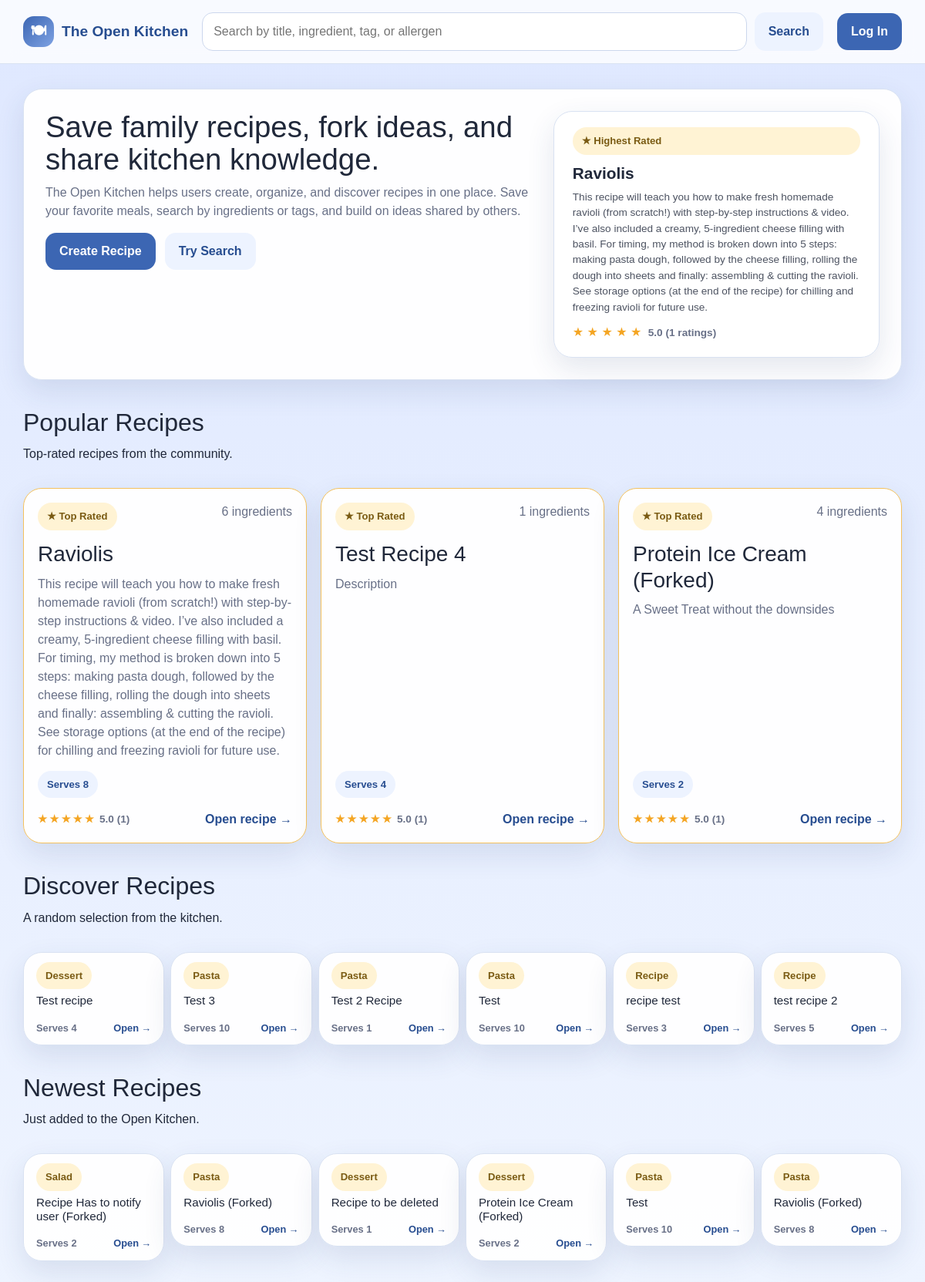
The page / on the database its author committed.
### app/models.py (models this page shows, shortened)
class Recipe(db.Model):
    __tablename__ = 'recipes'
    id = db.Column(db.Integer, primary_key=True)
    authorID = db.Column(db.Integer, db.ForeignKey('users.id'), nullable=False)
    title = db.Column(db.String(150), nullable=False)
    description = db.Column(db.Text, nullable=True)
    instructions = db.Column(db.Text, nullable=False)
    forkedFrom = db.Column(db.Integer, db.ForeignKey('recipes.id'), nullable=True)
    baseServings = db.Column(db.Integer, nullable=False)
    prepTime = db.Column(db.Integer, nullable=True)
    cookTime = db.Column(db.Integer, nullable=True)
    dateCreated = db.Column(db.DateTime, nullable=False, default=datetime.now)
    ingredients = db.relationship('Ingredient', backref='recipe', lazy=True, cascade='all, delete-orphan')
    categories = db.relationship('RecipeCategory', backref='recipe', lazy=True, cascade='all, delete-orphan')
    dietary_tags = db.relationship('RecipeDietaryTag', backref='recipe', lazy=True, cascade='all, delete-orphan')
    allergens = db.relationship('RecipeAllergen', backref='recipe', lazy=True, cascade='all, delete-orphan')

class Category(db.Model):
    __tablename__ = 'categories'
    id = db.Column(db.Integer, primary_key=True)
    name = db.Column(db.String(32), unique=True, nullable=False)

### app/routes.py (the view, shortened to what this page needs)
@app.route('/')
def dashboard():
    user = get_current_user()
    if user and user.role == 'curator':
        return redirect(url_for('curator_dashboard'))
    rated_subq = (
        db.session.query(Rating.recipeID, func.avg(Rating.stars).label('avg'), func.count(Rating.id).label('cnt'))
        .group_by(Rating.recipeID)
        .subquery()
    )
    top_recipe_obj = (
        db.session.query(Recipe)
        .join(rated_subq, Recipe.id == rated_subq.c.recipeID)
        .order_by(rated_subq.c.avg.desc(), rated_subq.c.cnt.desc())
        .first()
    )
    top_recipe = _recipe_card_data(top_recipe_obj) if top_recipe_obj else None
    popular_recipes = (
        db.session.query(Recipe)
        .join(rated_subq, Recipe.id == rated_subq.c.recipeID)
        .order_by(rated_subq.c.avg.desc(), rated_subq.c.cnt.desc())
        .limit(3)
        .all()
    )
    popular = [_recipe_card_data(r) for r in popular_recipes]
    all_recipes = Recipe.query.all()
    import random
    random_sample = random.sample(all_recipes, min(6, len(all_recipes)))
    random_recipes = [_recipe_card_data(r) for r in random_sample]
    newest_recipes = Recipe.query.order_by(Recipe.dateCreated.desc()).limit(6).all()
    newest = [_recipe_card_data(r) for r in newest_recipes]
    saved_recipes = []
    stats = {
        'recipes': Recipe.query.count(),
        'categories': Category.query.count(),
        'tags': DietaryTag.query.count(),
        'allergens': Allergen.query.count(),
    }
    return render_template('dashboard.html',
                           user=user,
                           top_recipe=top_recipe,
                           popular=popular,
                           random_recipes=random_recipes,
                           newest=newest,
                           saved_recipes=saved_recipes,
                           stats=stats)

### app/routes.py (called while the page is built)
def get_current_user():
    if 'user_id' in session:
        return User.query.get(session['user_id'])
    return None

def current_user_id():
    return session.get('user_id')

def _get_avg_rating(recipe_id):
    result = db.session.query(func.avg(Rating.stars), func.count(Rating.id)).filter_by(recipeID=recipe_id).one()
    avg = round(result[0], 1) if result[0] else None
    count = result[1]
    return avg, count

def _recipe_card_data(recipe):
    ingredient_count = Ingredient.query.filter_by(recipeID=recipe.id).count()
    category_links = RecipeCategory.query.filter_by(recipeID=recipe.id).all()
    category_names = [rc.category.name for rc in category_links if rc.category]
    avg_rating, rating_count = _get_avg_rating(recipe.id)
    return {
        'recipe': recipe,
        'ingredient_count': ingredient_count,
        'category_names': category_names,
        'avg_rating': avg_rating,
        'rating_count': rating_count,
    }

def _get_notifications():
    uid = current_user_id()
    if uid is None:
        return []
    return Notification.query.filter_by(userID=uid).order_by(Notification.dateCreated.desc()).all()

@app.context_processor
def inject_notifications():
    notifications = _get_notifications()
    has_unread = any(not n.isRead for n in notifications)
    return dict(notifications=notifications, has_unread=has_unread)

### app/templates/dashboard.html (shortened to what this page needs)
{% extends "base.html" %}
{% block content %}
<section class="hero-card">
    <div>
        <h1>Save family recipes, fork ideas, and share kitchen knowledge.</h1>
        <p class="hero-copy">
            The Open Kitchen helps users create, organize, and discover recipes in one place.
            Save your favorite meals, search by ingredients or tags, and build on ideas shared by others.
        </p>
        <div class="hero-actions">
            <a href="{{ url_for('create_recipe') }}" class="btn btn-primary">Create Recipe</a>
            <a href="{{ url_for('search', q='pasta') }}" class="btn btn-secondary">Try Search</a>
        </div>
    </div>
    {% if top_recipe %}
    <div class="stats-panel" style="display:flex; gap: 1rem; align-items:stretch;">
        <a href="{{ url_for('view_recipe', recipe_id=top_recipe.recipe.id) }}" style="text-decoration:none; color:inherit; flex: 3;">
            <div class="stat-card" style="height:100%; text-align:left; padding: 1.25rem 1.5rem; display:flex; flex-direction:column; justify-content:center;">
                <span class="mini-pill popular-badge" style="margin-bottom: 8px; display:inline-block;">★ Highest Rated</span>
                <div style="font-size: 1.3rem; font-weight: 700; margin-bottom: 6px;">{{ top_recipe.recipe.title }}</div>
                <div style="font-size: .85rem; opacity: .8; margin-bottom: 10px;">{{ top_recipe.recipe.description or 'A top-rated Open Kitchen recipe.' }}</div>
                <div>
                    {% for i in range(1, 6) %}
                    <span class="{% if i <= top_recipe.avg_rating|round(0,'floor')|int %}star-on{% else %}star-off{% endif %}">★</span>
                    {% endfor %}
                    <span class="rating-score" style="font-size:.85rem;">{{ top_recipe.avg_rating }} ({{ top_recipe.rating_count }} ratings)</span>
                </div>
            </div>
        </a>
    </div>
    {% endif %}
</section>
{% if popular %}
<section class="section-head" style="margin-top: 36px;">
    <div>
        <h2>Popular Recipes</h2>
        <p>Top-rated recipes from the community.</p>
    </div>
</section>
<div class="card-grid" style="align-items:stretch;">
    {% for item in popular %}
    <div class="recipe-card-wrap" style="display:flex; height:100%;">
        <a href="{{ url_for('view_recipe', recipe_id=item.recipe.id) }}" class="recipe-card-link" style="display:flex; flex:1;">
            <article class="recipe-card popular-card" style="display:flex; flex-direction:column; width:100%; height:100%;">
                <div class="recipe-card-top">
                    <span class="mini-pill popular-badge">★ Top Rated</span>
                    <span class="muted-small">{{ item.ingredient_count }} ingredients</span>
                </div>
                <h3>{{ item.recipe.title }}</h3>
                <p style="flex-grow:1;">{{ item.recipe.description or 'A top-rated Open Kitchen recipe.' }}</p>
                <div class="pill-row">
                    <span class="pill">Serves {{ item.recipe.baseServings }}</span>
                </div>
                <div class="recipe-card-footer">
                    <span class="card-stars">
                        {% for i in range(1, 6) %}<span class="{% if i <= item.avg_rating|round(0,'floor')|int %}star-on{% else %}star-off{% endif %}">★</span>{% endfor %}
                        <span class="rating-score">{{ item.avg_rating }} ({{ item.rating_count }})</span>
                    </span>
                    <span>Open recipe →</span>
                </div>
            </article>
        </a>
    </div>
    {% endfor %}
</div>
{% endif %}
{% if random_recipes %}
<section class="section-head" style="margin-top: 36px;">
    <div>
        <h2>Discover Recipes</h2>
        <p>A random selection from the kitchen.</p>
    </div>
</section>
<div class="row g-2">
    {% for item in random_recipes %}
    <div class="col-md-4 col-lg-2">
        <div class="recipe-card-wrap">
            <a href="{{ url_for('view_recipe', recipe_id=item.recipe.id) }}" class="recipe-card-link">
                <article class="recipe-card" style="padding: .75rem 1rem;">
                    <div class="recipe-card-top">
                        <span class="mini-pill">{{ item.category_names[0] if item.category_names else 'Recipe' }}</span>
                    </div>
                    <h3 style="font-size: .95rem; margin: 6px 0;">{{ item.recipe.title }}</h3>
                    <div class="recipe-card-footer" style="font-size: .8rem;">
                        <span class="muted-small">Serves {{ item.recipe.baseServings }}</span>
                        <span>Open →</span>
                    </div>
                </article>
            </a>
        </div>
    </div>
    {% endfor %}
</div>
{% endif %}
{% if newest %}
<section class="section-head" style="margin-top: 36px;">
    <div>
        <h2>Newest Recipes</h2>
        <p>Just added to the Open Kitchen.</p>
    </div>
</section>
<div class="row g-2">
    {% for item in newest %}
    <div class="col-md-4 col-lg-2">
        <div class="recipe-card-wrap">
            <a href="{{ url_for('view_recipe', recipe_id=item.recipe.id) }}" class="recipe-card-link">
                <article class="recipe-card" style="padding: .75rem 1rem;">
                    <div class="recipe-card-top">
                        <span class="mini-pill">{{ item.category_names[0] if item.category_names else 'Recipe' }}</span>
                    </div>
                    <h3 style="font-size: .95rem; margin: 6px 0;">{{ item.recipe.title }}</h3>
                    <div class="recipe-card-footer" style="font-size: .8rem;">
                        <span class="muted-small">Serves {{ item.recipe.baseServings }}</span>
                        <span>Open →</span>
                    </div>
                </article>
            </a>
        </div>
    </div>
    {% endfor %}
</div>
{% endif %}
{% endblock %}

### app/static/style.css (style rules this page uses)
:root { --bg-top: #dfe8ff; --bg-bottom: #eef4ff; --surface: rgba(255, 255, 255, 0.96); --surface-strong: #ffffff; --primary: #3c66b3; --primary-dark: #274d90; --accent: #f4c15d; --text: #20283a; --muted: #687087; --line: #d9e2f2; --shadow: 0 14px 36px rgba(40, 62, 113, 0.12); --radius-lg: 24px; --radius-md: 18px; --radius-sm: 12px; }
* { box-sizing: border-box; }
html, body { margin: 0; padding: 0; }
body { font-family: Arial, Helvetica, sans-serif; color: var(--text); background: linear-gradient(180deg, var(--bg-top) 0%, var(--bg-bottom) 100%); }
a { color: inherit; text-decoration: none; }
.btn { display: inline-flex; align-items: center; justify-content: center; gap: 8px; border: 0; border-radius: 14px; padding: 12px 18px; font-weight: 700; cursor: pointer; }
.btn-primary { background: var(--primary); color: white; }
.btn-secondary { background: #edf3ff; color: var(--primary-dark); }
.hero-card, .recipe-card, .form-card, .panel-card, .empty-state, .alert, .stat-card { background: var(--surface); border: 1px solid var(--line); border-radius: var(--radius-lg); box-shadow: var(--shadow); }
.hero-card { display: grid; grid-template-columns: 1.2fr .8fr; gap: 24px; padding: 28px; }
h1, h2, h3 { margin: 0 0 10px; }
.hero-card h1 { font-size: 2.4rem; line-height: 1.1; }
.hero-copy, .lead, .helper, .muted-small { color: var(--muted); }
.hero-actions, .pill-row, .form-actions { display: flex; gap: 12px; flex-wrap: wrap; }
.stats-panel { display: grid; grid-template-columns: 1fr 1fr; gap: 14px; }
.stat-card { padding: 20px; }
.section-head { display: flex; align-items: end; justify-content: space-between; gap: 16px; margin: 28px 0 16px; }
.card-grid { display: grid; grid-template-columns: repeat(3, minmax(0, 1fr)); gap: 18px; }
.recipe-card-link { display: block; }
.recipe-card { padding: 18px; transition: transform .16s ease, box-shadow .16s ease; }
.recipe-card-top, .content-grid { display: flex; justify-content: space-between; gap: 12px; }
.recipe-card h3 { margin-top: 14px; }
.recipe-card p { margin: 0 0 14px; color: var(--muted); }
.recipe-card-footer { margin-top: 16px; font-weight: 700; color: var(--primary-dark); }
.pill, .mini-pill { display: inline-flex; align-items: center; gap: 6px; border-radius: 999px; padding: 8px 12px; font-size: .82rem; font-weight: 700; }
.pill { background: #edf3ff; color: var(--primary-dark); }
.mini-pill { background: #fff3d4; color: #7a5b13; }
.recipe-card-footer { margin-top: 16px; font-weight: 700; color: var(--primary-dark); display: flex; justify-content: space-between; align-items: center; gap: 8px; }
.card-stars { display: inline-flex; align-items: center; gap: 3px; font-size: .85rem; }
.star-on { color: #f4a523; }
.rating-score { color: var(--muted); font-weight: 600; margin-left: 4px; }
.popular-card { border-color: #f4c15d; }
.popular-badge { background: #fff3d4 !important; color: #7a5b13 !important; }
.recipe-card-wrap { position: relative; }

### rows shown on the page
Recipe: recipe "Raviolis", recipe "This recipe will teach you how to make fresh homemade ravioli (from scratch!) with step-by-step instructions & video. I’ve also included a creamy, 5-ingredient cheese filling with basil. For timing, my method is broken down into 5 steps: making pasta dough, followed by the cheese filling, rolling the dough into sheets and finally: assembling & cutting the ravioli. See storage options (at the end of the recipe) for chilling and freezing ravioli for future use.", recipe "Raviolis", recipe "This recipe will teach you how to make fresh homemade ravioli (from scratch!) with step-by-step instructions & video. I’ve also included a creamy, 5-ingredient cheese filling with basil. For timing, my method is broken down into 5 steps: making pasta dough, followed by the cheese filling, rolling the dough into sheets and finally: assembling & cutting the ravioli. See storage options (at the end of the recipe) for chilling and freezing ravioli for future use.", recipe.baseServings "8"
Recipe: recipe "Test Recipe 4", recipe "Description", recipe.baseServings "4"
Recipe: recipe "Protein Ice Cream (Forked)", recipe "A Sweet Treat without the downsides", recipe.baseServings "2", recipe "Protein Ice Cream (Forked)", recipe.baseServings "2"
Category: name "Dessert", name "Dessert" "Dessert"
Recipe: recipe "Test recipe", recipe.baseServings "4"
Category: name "Pasta" "Pasta" "Pasta", name "Pasta" "Pasta" "Pasta"
Recipe: recipe "Test 3", recipe.baseServings "10"
Recipe: recipe "Test 2 Recipe", recipe.baseServings "1"
Recipe: recipe "Test", recipe.baseServings "10", recipe "Test", recipe.baseServings "10"
Recipe: recipe "recipe test", recipe.baseServings "3"
Recipe: recipe "test recipe 2", recipe.baseServings "5"
Category: name "Salad"
Recipe: recipe "Recipe Has to notify user (Forked)", recipe.baseServings "2"
Recipe: recipe "Raviolis (Forked)", recipe.baseServings "8"
Recipe: recipe "Recipe to be deleted", recipe.baseServings "1"
Recipe: recipe "Raviolis (Forked)", recipe.baseServings "8"

### other values the page prints
{{ top_recipe.avg_rating }} "5.0"
{{ top_recipe.rating_count }} "1"
{{ item.ingredient_count }} "6" "1" "4"
{{ item.avg_rating }} "5.0" "5.0" "5.0"
{{ item.rating_count }} "1" "1" "1"
{{ item.category_names[0] if item.category_names else 'Recipe' }} "Recipe" "Recipe"
